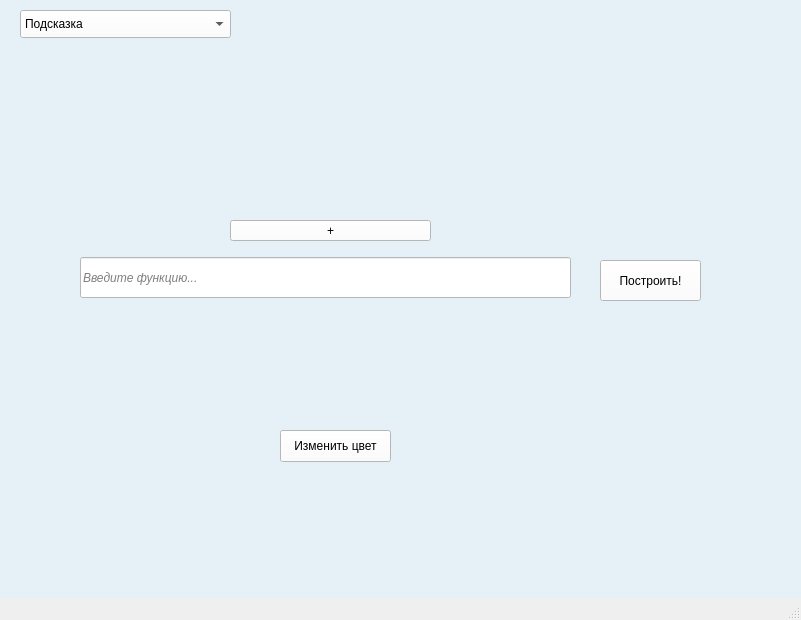
<?xml version="1.0" encoding="UTF-8"?>
<ui version="4.0">
 <class>MainWindow</class>
 <widget class="QMainWindow" name="MainWindow">
  <property name="geometry">
   <rect>
    <x>0</x>
    <y>0</y>
    <width>801</width>
    <height>620</height>
   </rect>
  </property>
  <property name="windowTitle">
   <string>MainWindow</string>
  </property>
  <widget class="QWidget" name="centralwidget">
   <property name="styleSheet">
    <string notr="true">background-color: #e5f1f7;
</string>
   </property>
   <widget class="QPushButton" name="pushButton">
    <property name="geometry">
     <rect>
      <x>600</x>
      <y>260</y>
      <width>101</width>
      <height>41</height>
     </rect>
    </property>
    <property name="styleSheet">
     <string notr="true">background-color: #ffffff;</string>
    </property>
    <property name="text">
     <string>Построить!</string>
    </property>
   </widget>
   <widget class="QLineEdit" name="lineEdit">
    <property name="geometry">
     <rect>
      <x>80</x>
      <y>257</y>
      <width>491</width>
      <height>41</height>
     </rect>
    </property>
    <property name="font">
     <font>
      <italic>true</italic>
     </font>
    </property>
    <property name="styleSheet">
     <string notr="true">background-color: #ffffff;</string>
    </property>
    <property name="text">
     <string/>
    </property>
    <property name="placeholderText">
     <string>Введите функцию...</string>
    </property>
    <property name="clearButtonEnabled">
     <bool>true</bool>
    </property>
   </widget>
   <widget class="QPushButton" name="addButton">
    <property name="geometry">
     <rect>
      <x>230</x>
      <y>220</y>
      <width>201</width>
      <height>21</height>
     </rect>
    </property>
    <property name="styleSheet">
     <string notr="true">background-color: #ffffff;</string>
    </property>
    <property name="text">
     <string>+</string>
    </property>
   </widget>
   <widget class="QWidget" name="verticalLayoutWidget">
    <property name="geometry">
     <rect>
      <x>80</x>
      <y>310</y>
      <width>491</width>
      <height>51</height>
     </rect>
    </property>
    <layout class="QVBoxLayout" name="verticalLayout_2"/>
   </widget>
   <widget class="QWidget" name="verticalLayoutWidget_2">
    <property name="geometry">
     <rect>
      <x>79</x>
      <y>370</y>
      <width>491</width>
      <height>51</height>
     </rect>
    </property>
    <layout class="QVBoxLayout" name="verticalLayout_3"/>
   </widget>
   <widget class="QComboBox" name="comboBox">
    <property name="geometry">
     <rect>
      <x>20</x>
      <y>10</y>
      <width>211</width>
      <height>28</height>
     </rect>
    </property>
    <property name="styleSheet">
     <string notr="true">background-color: white;</string>
    </property>
    <property name="editable">
     <bool>false</bool>
    </property>
    <property name="placeholderText">
     <string/>
    </property>
    <property name="duplicatesEnabled">
     <bool>false</bool>
    </property>
    <item>
     <property name="text">
      <string>Подсказка</string>
     </property>
    </item>
    <item>
     <property name="text">
      <string>&quot;+&quot; - сложение</string>
     </property>
    </item>
    <item>
     <property name="text">
      <string>&quot;-&quot; - вычитание</string>
     </property>
    </item>
    <item>
     <property name="text">
      <string>&quot;*&quot; - умножение</string>
     </property>
    </item>
    <item>
     <property name="text">
      <string>&quot;/&quot; - деление</string>
     </property>
    </item>
    <item>
     <property name="text">
      <string>ln  - натуральный логарифм</string>
     </property>
    </item>
    <item>
     <property name="text">
      <string>sin - синус</string>
     </property>
    </item>
    <item>
     <property name="text">
      <string>cos - косинус</string>
     </property>
    </item>
    <item>
     <property name="text">
      <string>tg - тангенс</string>
     </property>
    </item>
    <item>
     <property name="text">
      <string>ctg - котангенс</string>
     </property>
    </item>
    <item>
     <property name="text">
      <string>sqrt - квадратный корень</string>
     </property>
    </item>
    <item>
     <property name="text">
      <string>abs - модуль</string>
     </property>
    </item>
    <item>
     <property name="text">
      <string>arcsin - арксинус</string>
     </property>
    </item>
    <item>
     <property name="text">
      <string>arccos - арккосинус</string>
     </property>
    </item>
    <item>
     <property name="text">
      <string>arctg - арктангенс</string>
     </property>
    </item>
    <item>
     <property name="text">
      <string>arcctg - арккотангенс</string>
     </property>
    </item>
   </widget>
   <widget class="QLabel" name="label">
    <property name="geometry">
     <rect>
      <x>590</x>
      <y>-20</y>
      <width>201</width>
      <height>161</height>
     </rect>
    </property>
    <property name="text">
     <string/>
    </property>
    <property name="pixmap">
     <pixmap>../Content/icon_3.jpg</pixmap>
    </property>
   </widget>
   <widget class="QLabel" name="label_2">
    <property name="geometry">
     <rect>
      <x>840</x>
      <y>0</y>
      <width>481</width>
      <height>641</height>
     </rect>
    </property>
    <property name="text">
     <string/>
    </property>
    <property name="pixmap">
     <pixmap>../Content/Ryan_Gosling_2.jpg</pixmap>
    </property>
   </widget>
   <widget class="QPushButton" name="changeColorButton">
    <property name="geometry">
     <rect>
      <x>280</x>
      <y>430</y>
      <width>111</width>
      <height>32</height>
     </rect>
    </property>
    <property name="styleSheet">
     <string notr="true">background-color:white;</string>
    </property>
    <property name="text">
     <string>Изменить цвет</string>
    </property>
   </widget>
  </widget>
  <widget class="QMenuBar" name="menubar">
   <property name="geometry">
    <rect>
     <x>0</x>
     <y>0</y>
     <width>801</width>
     <height>25</height>
    </rect>
   </property>
  </widget>
  <widget class="QStatusBar" name="statusbar"/>
 </widget>
 <resources/>
 <connections/>
</ui>
